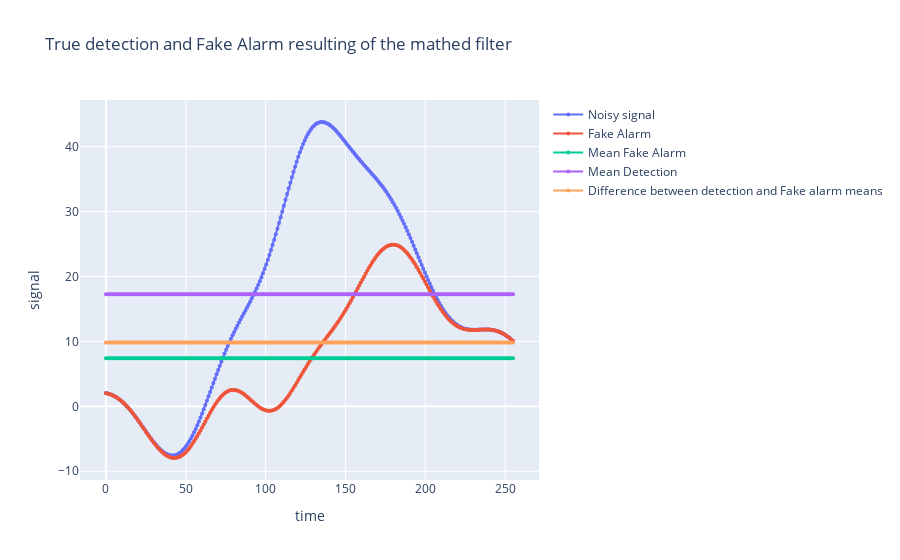

The notebook cell this image was saved under:
### Code cell
# Define run test function

def run():

    # Define gaussian pulse (determinist function)
    pulse_duration = 40
    sigma_s = pulse_duration/2
    mean_s = 0 # The pulse is not located in a specific place, we will be moving around a window to detect it

    # Define gaussian white noise (probabilist distribution)
    #sigma_b = 1 # The standard deviation is computed thanks to the energy of the gaussian pulse to match with the SNR constrain
    mean_b = 0

    # Define amplitude
    a = 1 # x = a * s + b
    SNR = 12 # dB

    # Defines the time vector
    N = 255 # Length of RV X (Number of samples of the signals)
    X = np.linspace(0, N, N)

    # Computes the signals
    s = gaussian_pulse(X, sigma_s)
    noise, x = noisy_pulse(X, SNR, mean_b, sigma_s, N)

    # Apply the match filter
    detection = sp.signal.correlate(s, x, "same", "fft")
    fake_alarm = sp.signal.correlate(s, noise, "same", "fft")

    # Print the resulting detection
    detectFig = plot(X, detection, "Signal resulting of the optimal filtering performed by the matched filter", False)
    comparisonFig = add_fig(detectFig, X, fake_alarm, "Fake Alarm","True detection and Fake Alarm resulting of the mathed filter", False)

    # Computes the difference between the two situations
    meanDetect = np.mean(detection)
    meanD = np.ones(N) * meanDetect

    meanFake = np.mean(fake_alarm)
    meanF = np.ones(N) * meanFake

    diff = np.ones(N) * (meanDetect - meanFake)
    print(f"Mean fake alarm : {meanFake}, Mean detection : {meanDetect}, Difference : {meanFake - meanDetect}")

    tempA = add_fig(comparisonFig, X, meanF, "Mean Fake Alarm", "N/A", False)
    tempB = add_fig(comparisonFig, X, meanD, "Mean Detection", "N/A", False)
    comparison2Fig = add_fig(comparisonFig, X, diff, "Difference between detection and Fake alarm means","True detection and Fake Alarm resulting of the mathed filter", True)
    
    # Apply the match filter (no translation)
    detection_0 = sp.signal.correlate(s, x, "valid", "fft")
    fake_alarm_0 = sp.signal.correlate(s, noise, "valid", "fft")

    # Print resulting values
    print(f"Correlation in the case of a fake alarm : {fake_alarm_0} \n Correlation in the case of a detection : {detection_0}.")
    
# Execute run test function

if __name__=="__main__":
    run()

### Figure 1 — Plotly figure (JSON) as saved in the notebook; plotly's stock layout.template omitted (floating-point values rounded to 4 significant figures; data arrays with more than 128 entries replaced by an {"elided": "..."} marker saying what was removed)
{"data": [{"marker": {"size": 4}, "mode": "markers+lines", "name": "Noisy signal", "type": "scatter", "x": {"elided": "255 float values"}, "y": {"elided": "255 float values"}}, {"marker": {"size": 4}, "mode": "markers+lines", "name": "Fake Alarm", "type": "scatter", "x": {"elided": "255 float values"}, "y": {"elided": "255 float values"}}, {"marker": {"size": 4}, "mode": "markers+lines", "name": "Mean Fake Alarm", "type": "scatter", "x": {"elided": "255 float values"}, "y": {"elided": "255 float values"}}, {"marker": {"size": 4}, "mode": "markers+lines", "name": "Mean Detection", "type": "scatter", "x": {"elided": "255 float values"}, "y": {"elided": "255 float values"}}, {"marker": {"size": 4}, "mode": "markers+lines", "name": "Difference between detection and Fake alarm means", "type": "scatter", "x": {"elided": "255 float values"}, "y": {"elided": "255 float values"}}], "layout": {"showlegend": true, "title": {"text": "True detection and Fake Alarm resulting of the mathed filter"}, "xaxis": {"title": {"text": "time"}}, "yaxis": {"title": {"text": "signal"}}}}
